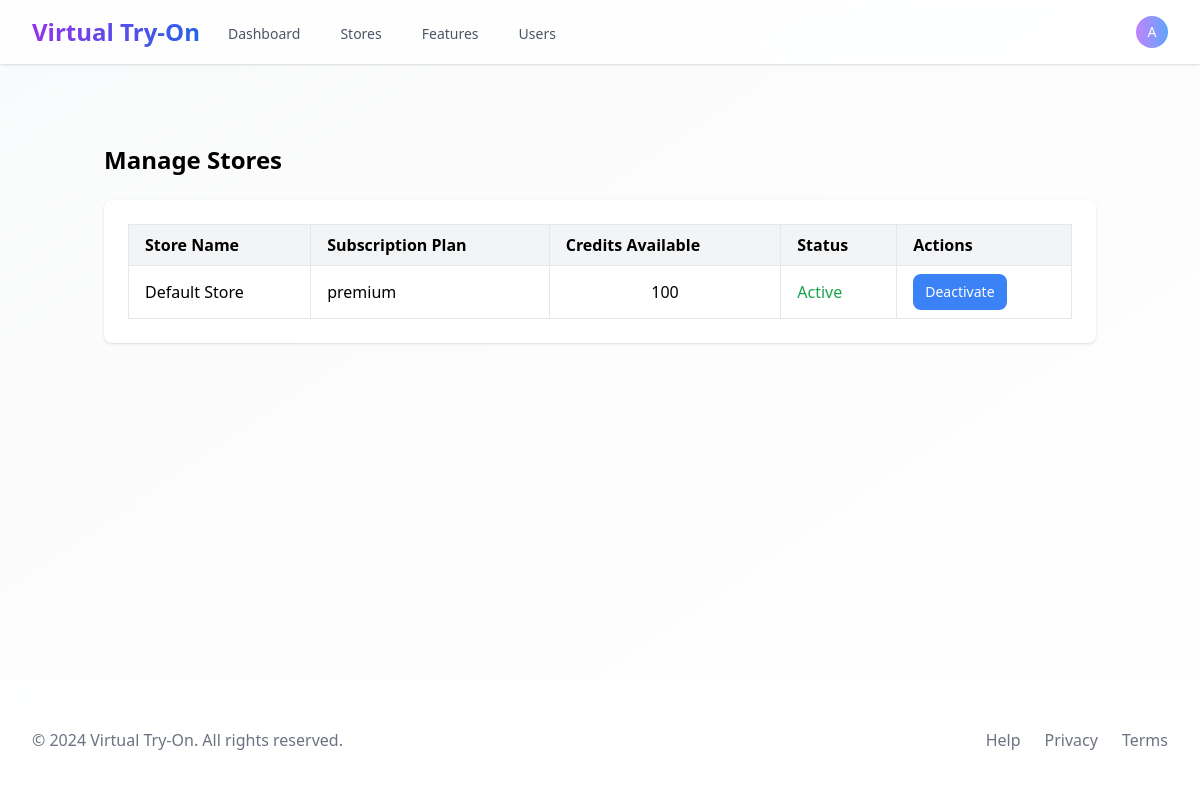
Page /admin/stores (signed in) on the committed database.
### app/core/models.py (models this page shows)
class User(UserMixin, db.Model):
    id = db.Column(db.Integer, primary_key=True)
    email = db.Column(db.String(120), unique=True, nullable=False)
    password_hash = db.Column(db.String(255), nullable=False)
    role = db.Column(db.String(20), nullable=False)
    store_id = db.Column(db.Integer, db.ForeignKey('store.id'), nullable=True)
    created_at = db.Column(db.DateTime, default=db.func.current_timestamp())

class Store(db.Model):
    id = db.Column(db.Integer, primary_key=True)
    name = db.Column(db.String(120), nullable=False)
    subscription_plan = db.Column(db.String(20), default='basic')
    is_active = db.Column(db.Boolean, default=True)
    credit_balance = db.Column(db.Integer, default=0)
    users = db.relationship('User', backref='store', lazy=True)

### app/admin/routes.py (the view, shortened to what this page needs)
@admin_bp.route('/stores', methods=['GET', 'POST'])
@login_required
def stores():
    if current_user.role != 'admin':
        return jsonify({'error': 'Unauthorized access'}), 403
    stores = Store.query.all()
    return render_template('admin/stores.html', stores=stores)

### app/__init__.py (called while the page is built)
@login_manager.user_loader
def load_user(user_id):
    from app.core.models import User
    return User.query.get(int(user_id))

### app/templates/admin/stores.html (shortened to what this page needs)
{% extends "shared/base.html" %}
{% block content %}
<div class="container mx-auto px-4 py-8">
    <h1 class="text-2xl font-bold mb-6">Manage Stores</h1>
    <div class="bg-white shadow rounded-lg p-6">
        <table class="min-w-full table-auto text-left border-collapse border border-gray-200">
            <thead class="bg-gray-100">
                <tr>
                    <th class="py-2 px-4 border border-gray-200">Store Name</th>
                    <th class="py-2 px-4 border border-gray-200">Subscription Plan</th>
                    <th class="py-2 px-4 border border-gray-200">Credits Available</th>
                    <th class="py-2 px-4 border border-gray-200">Status</th>
                    <th class="py-2 px-4 border border-gray-200">Actions</th>
                </tr>
            </thead>
            <tbody>
                {% for store in stores %}
                <tr>
                    <td class="py-2 px-4 border border-gray-200">{{ store.name }}</td>
                    <td class="py-2 px-4 border border-gray-200">{{ store.subscription_plan }}</td>
                    <td class="py-2 px-4 border border-gray-200 text-center">{{ store.credit_balance }}</td>
                    <td class="py-2 px-4 border border-gray-200">
                        <span class="{% if store.is_active %}text-green-600{% else %}text-red-600{% endif %}">
                            {{ 'Active' if store.is_active else 'Inactive' }}
                        </span>
                    </td>
                    <td class="py-2 px-4 border border-gray-200">
                        <form action="{{ url_for('admin.stores') }}" method="POST" class="inline">
                            <button type="submit" class="text-sm px-3 py-2 rounded-lg bg-blue-500 text-white hover:bg-blue-600">
                                {{ 'Activate' if not store.is_active else 'Deactivate' }}
                            </button>
                        </form>
                    </td>
                </tr>
                {% endfor %}
            </tbody>
        </table>
    </div>
</div>
{% endblock %}

### app/templates/shared/base.html (shortened to what this page needs)
<!DOCTYPE html>
<html lang="en">
<head>
    <script src="https://cdn.tailwindcss.com"></script>
</head>
<body class="bg-gradient-to-br from-gray-50 to-white min-h-screen flex flex-col" style="visibility: visible;">
    <header class="bg-white/80 backdrop-blur-sm shadow">
        <div class="max-w-7xl mx-auto px-4 sm:px-6 lg:px-8">
            <div class="flex justify-between h-16">
                <div class="flex">
                    <div class="flex-shrink-0 flex items-center">
                        <a href="{{ url_for('main.landing_page') }}" class="text-2xl font-bold text-transparent bg-clip-text bg-gradient-to-r from-purple-600 to-blue-600">
                        </a>
                    </div>
                    <div class="hidden sm:ml-6 sm:flex sm:space-x-8">
                        {% if current_user.is_authenticated %}
                            {% if current_user.role == 'admin' %}
                                <a href="{{ url_for('admin.dashboard') }}" class="text-gray-600 hover:text-purple-600 inline-flex items-center px-1 pt-1 text-sm font-medium transition">
                                    Dashboard
                                </a>
                                <a href="{{ url_for('admin.stores') }}" class="text-gray-600 hover:text-purple-600 inline-flex items-center px-1 pt-1 text-sm font-medium transition">
                                    Stores
                                </a>
                                <a href="{{ url_for('admin.features') }}" class="text-gray-600 hover:text-purple-600 inline-flex items-center px-1 pt-1 text-sm font-medium transition">
                                    Features
                                </a>
                                <a href="{{ url_for('admin.users') }}" class="text-gray-600 hover:text-purple-600 inline-flex items-center px-1 pt-1 text-sm font-medium transition">
                                    Users
                                </a>
                            {% endif %}
                        {% endif %}
                    </div>
                </div>
                <div class="hidden sm:ml-6 sm:flex sm:items-center">
                    {% if current_user.is_authenticated %}
                        <div class="ml-3 relative">
                            <button type="button"
                                    onclick="toggleDropdown(event, 'user-menu')"
                                    class="flex text-sm rounded-full focus:outline-none focus:ring-2 focus:ring-offset-2 focus:ring-blue-500"
                                    id="user-menu-button"
                                    aria-expanded="false"
                                    aria-haspopup="true">
                                <div class="h-8 w-8 rounded-full bg-gradient-to-r from-purple-400 to-blue-400 flex items-center justify-center">
                                    <span class="text-sm font-medium text-white">
                                        {{ current_user.email[0].upper() if current_user.email else 'U' }}
                                    </span>
                                </div>
                            </button>
                        </div>
                    {% endif %}
                </div>
            </div>
        </div>
    </header>
    <main class="flex-grow max-w-7xl w-full mx-auto px-4 sm:px-6 lg:px-8 py-8">
        {% block content %}{% endblock %}
    </main>
    <footer class="bg-white/80 backdrop-blur-sm mt-auto">
        <div class="max-w-7xl mx-auto py-12 px-4 sm:px-6 md:flex md:items-center md:justify-between lg:px-8">
            <div class="flex justify-center space-x-6 md:order-2">
                <a href="#" class="text-gray-500 hover:text-purple-600 transition">Help</a>
                <a href="#" class="text-gray-500 hover:text-purple-600 transition">Privacy</a>
                <a href="#" class="text-gray-500 hover:text-purple-600 transition">Terms</a>
            </div>
            <div class="mt-8 md:mt-0 md:order-1">
                <p class="text-center text-base text-gray-500">&copy; 2024 Virtual Try-On. All rights reserved.</p>
            </div>
        </div>
    </footer>
</body>
</html>

### app/templates/shared/base.html (style rules this page uses)
html { visibility: hidden; }

### rows in the picture
User: email "A"
Store: name "Default Store", subscription_plan "premium", credit_balance "100", is_active "Active", is_active "Deactivate"
